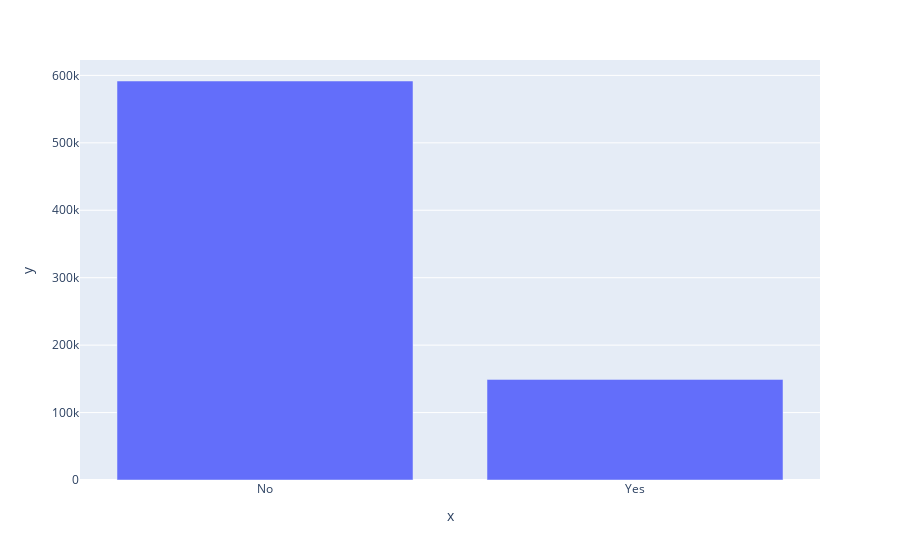

This figure's notebook cell:
### Code cell
df_diabetes = df.groupby('Diabetes')['BMI'].sum().reset_index()

fig_diabtes = px.bar(x = df_diabetes["Diabetes"], y=df_diabetes['BMI'])
fig_diabtes.show()

### Figure 1 — Plotly figure (JSON) as saved in the notebook; plotly's stock layout.template omitted (floating-point values rounded to 4 significant figures)
{"data": [{"hovertemplate": "x=%{x}<br>y=%{y}<extra></extra>", "legendgroup": "", "marker": {"color": "#636efa", "pattern": {"shape": ""}}, "name": "", "orientation": "v", "showlegend": false, "textposition": "auto", "type": "bar", "x": ["No", "Yes"], "xaxis": "x", "y": [591700.0, 149200.0], "yaxis": "y"}], "layout": {"barmode": "relative", "legend": {"tracegroupgap": 0}, "margin": {"t": 60}, "xaxis": {"anchor": "y", "domain": [0, 1], "title": {"text": "x"}}, "yaxis": {"anchor": "x", "domain": [0, 1], "title": {"text": "y"}}}}
